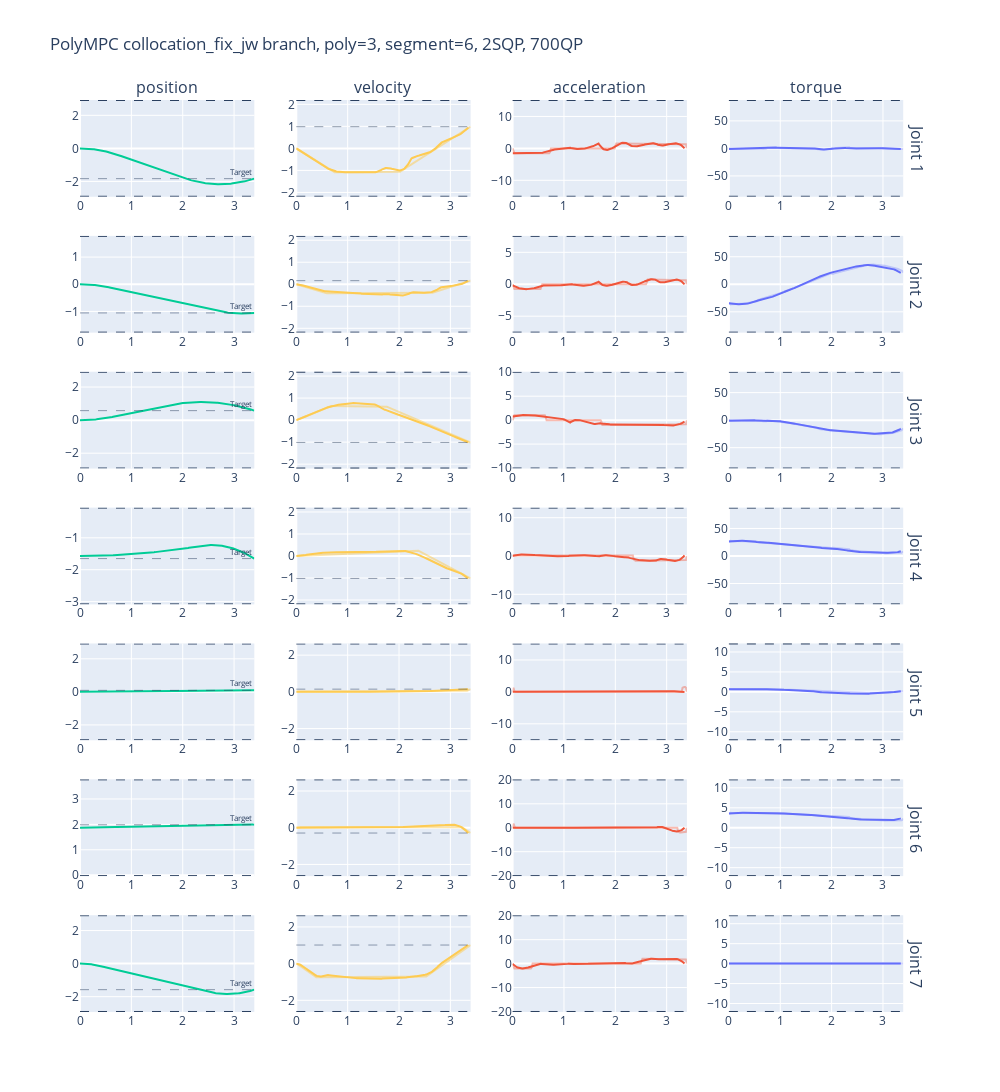

The notebook cell saved with this chart:
### Code cell
data = np.loadtxt("optimal_solution.txt")

target_state = data[0].T
target_position = target_state[1:8]
target_velocity = target_state[8:15]

data_rk = data[1:202].T
time_rk = data_rk[0]
position_rk = data_rk[1:8]
velocity_rk = data_rk[8:15]
acceleration_rk = data_rk[15:22]
torque_rk = data_rk[22:29]

data_mpc = data[202:].T
time_mpc = data_mpc[0]
position_mpc = data_mpc[1:8]
velocity_mpc = data_mpc[8:15]
acceleration_mpc = data_mpc[15:22]
torque_mpc = data_mpc[22:29]


position_limit = np.array([[-2.8973, -1.7628, -2.8973, -3.0718, -2.8973, -0.0175, -2.8973], 
                          [2.8973, 1.7628, 2.8973, -0.0698, 2.8973, 3.7525, 2.8973]])

velocity_limit = np.array([2.1750, 2.1750, 2.1750, 2.1750, 2.6100, 2.6100, 2.6100])

acceleration_limit = np.array([15.0, 7.5, 10.0, 12.5, 15.0, 20.0, 20.0])

torque_limit = np.array([87, 87, 87, 87, 12, 12, 12])

colors = px.colors.qualitative.Plotly
fig = make_subplots(rows=7, cols=4, column_titles=["position", "velocity", "acceleration", "torque"], row_titles=["Joint 1", "Joint 2", "Joint 3", "Joint 4", "Joint 5", "Joint 6", "Joint 7"])

for i in range(7):

    # Plot position trajectory, limit and target
    # fig.add_trace(
    # go.Scatter(x=time_mpc, y=position_mpc[i, :], line_color=colors[2]),
    # row=i+1, col=1 )

    fig.add_trace(
    go.Scatter(x=time_rk, y=position_rk[i, :], opacity=1, line_color=colors[2]),
    row=i+1, col=1 )

    fig.add_hline(y=target_position[i],
    row=i+1, col=1, line_dash="dash", line_width=0.5, annotation_text="Target", annotation_font_size=8)

    fig.add_hline(y=position_limit[0, i],
    row=i+1, col=1, line_dash="dash", line_width=1)

    fig.add_hline(y=position_limit[1, i],
    row=i+1, col=1, line_dash="dash", line_width=1)

    # Plot velocitiy trajectory, limit and target
    fig.add_trace(
    go.Scatter(x=time_mpc, y=velocity_mpc[i, :], line_color=colors[9]),
    row=i+1, col=2 )

    fig.add_trace(
    go.Scatter(x=time_rk, y=velocity_rk[i, :], opacity=0.5, line_color=colors[9]),
    row=i+1, col=2 )

    fig.add_hline(y=target_velocity[i],
    row=i+1, col=2, line_dash="dash", line_width=0.5)

    fig.add_hline(y=velocity_limit[i],
    row=i+1, col=2, line_dash="dash", line_width=1)

    fig.add_hline(y=-velocity_limit[i],
    row=i+1, col=2, line_dash="dash", line_width=1)

    # Plot acceleration trajectory and limit
    fig.add_trace(
    go.Scatter(x=time_mpc, y=acceleration_mpc[i, :], line_color=colors[1]),
    row=i+1, col=3 )

    fig.add_trace(
    go.Scatter(x=time_rk, y=acceleration_rk[i, :], opacity=0.4, line_color=colors[1]),
    row=i+1, col=3 )

    fig.add_hline(y=acceleration_limit[i],
    row=i+1, col=3, line_dash="dash", line_width=1)

    fig.add_hline(y=-acceleration_limit[i],
    row=i+1, col=3, line_dash="dash", line_width=1)

    # Plot torque , limit and target
    fig.add_trace(
    go.Scatter(x=time_mpc, y=torque_mpc[i, :], line_color=colors[0]),
    row=i+1, col=4 )

    fig.add_trace(
    go.Scatter(x=time_rk, y=torque_rk[i, :], opacity=0.3, line_color=colors[0]),
    row=i+1, col=4 )

    fig.add_hline(y=torque_limit[i],
    row=i+1, col=4, line_dash="dash", line_width=1)

    fig.add_hline(y=-torque_limit[i],
    row=i+1, col=4, line_dash="dash", line_width=1)
    
fig.update_layout(height=2000, width=1000, title_text="PolyMPC collocation_fix_jw branch, poly=3, segment=6, 2SQP, 700QP")
fig.update(layout_showlegend=False)
fig.show()

### Figure 1 — Plotly figure (JSON) as saved in the notebook; plotly's stock layout.template omitted (floating-point values rounded to 4 significant figures; data arrays with more than 128 entries replaced by an {"elided": "..."} marker saying what was removed)
{"data": [{"line": {"color": "#00CC96"}, "opacity": 1, "type": "scatter", "x": {"elided": "201 float values"}, "xaxis": "x", "y": {"elided": "201 float values"}, "yaxis": "y"}, {"line": {"color": "#FECB52"}, "type": "scatter", "x": {"elided": "201 float values"}, "xaxis": "x2", "y": {"elided": "201 float values"}, "yaxis": "y2"}, {"line": {"color": "#FECB52"}, "opacity": 0.5, "type": "scatter", "x": {"elided": "201 float values"}, "xaxis": "x2", "y": {"elided": "201 float values"}, "yaxis": "y2"}, {"line": {"color": "#EF553B"}, "type": "scatter", "x": {"elided": "201 float values"}, "xaxis": "x3", "y": {"elided": "201 float values"}, "yaxis": "y3"}, {"line": {"color": "#EF553B"}, "opacity": 0.4, "type": "scatter", "x": {"elided": "201 float values"}, "xaxis": "x3", "y": {"elided": "201 float values"}, "yaxis": "y3"}, {"line": {"color": "#636EFA"}, "type": "scatter", "x": {"elided": "201 float values"}, "xaxis": "x4", "y": {"elided": "201 float values"}, "yaxis": "y4"}, {"line": {"color": "#636EFA"}, "opacity": 0.3, "type": "scatter", "x": {"elided": "201 float values"}, "xaxis": "x4", "y": {"elided": "201 float values"}, "yaxis": "y4"}, {"line": {"color": "#00CC96"}, "opacity": 1, "type": "scatter", "x": {"elided": "201 float values"}, "xaxis": "x5", "y": {"elided": "201 float values"}, "yaxis": "y5"}, {"line": {"color": "#FECB52"}, "type": "scatter", "x": {"elided": "201 float values"}, "xaxis": "x6", "y": {"elided": "201 float values"}, "yaxis": "y6"}, {"line": {"color": "#FECB52"}, "opacity": 0.5, "type": "scatter", "x": {"elided": "201 float values"}, "xaxis": "x6", "y": {"elided": "201 float values"}, "yaxis": "y6"}, {"line": {"color": "#EF553B"}, "type": "scatter", "x": {"elided": "201 float values"}, "xaxis": "x7", "y": {"elided": "201 float values"}, "yaxis": "y7"}, {"line": {"color": "#EF553B"}, "opacity": 0.4, "type": "scatter", "x": {"elided": "201 float values"}, "xaxis": "x7", "y": {"elided": "201 float values"}, "yaxis": "y7"}, {"line": {"color": "#636EFA"}, "type": "scatter", "x": {"elided": "201 float values"}, "xaxis": "x8", "y": {"elided": "201 float values"}, "yaxis": "y8"}, {"line": {"color": "#636EFA"}, "opacity": 0.3, "type": "scatter", "x": {"elided": "201 float values"}, "xaxis": "x8", "y": {"elided": "201 float values"}, "yaxis": "y8"}, {"line": {"color": "#00CC96"}, "opacity": 1, "type": "scatter", "x": {"elided": "201 float values"}, "xaxis": "x9", "y": {"elided": "201 float values"}, "yaxis": "y9"}, {"line": {"color": "#FECB52"}, "type": "scatter", "x": {"elided": "201 float values"}, "xaxis": "x10", "y": {"elided": "201 float values"}, "yaxis": "y10"}, {"line": {"color": "#FECB52"}, "opacity": 0.5, "type": "scatter", "x": {"elided": "201 float values"}, "xaxis": "x10", "y": {"elided": "201 float values"}, "yaxis": "y10"}, {"line": {"color": "#EF553B"}, "type": "scatter", "x": {"elided": "201 float values"}, "xaxis": "x11", "y": {"elided": "201 float values"}, "yaxis": "y11"}, {"line": {"color": "#EF553B"}, "opacity": 0.4, "type": "scatter", "x": {"elided": "201 float values"}, "xaxis": "x11", "y": {"elided": "201 float values"}, "yaxis": "y11"}, {"line": {"color": "#636EFA"}, "type": "scatter", "x": {"elided": "201 float values"}, "xaxis": "x12", "y": {"elided": "201 float values"}, "yaxis": "y12"}, {"line": {"color": "#636EFA"}, "opacity": 0.3, "type": "scatter", "x": {"elided": "201 float values"}, "xaxis": "x12", "y": {"elided": "201 float values"}, "yaxis": "y12"}, {"line": {"color": "#00CC96"}, "opacity": 1, "type": "scatter", "x": {"elided": "201 float values"}, "xaxis": "x13", "y": {"elided": "201 float values"}, "yaxis": "y13"}, {"line": {"color": "#FECB52"}, "type": "scatter", "x": {"elided": "201 float values"}, "xaxis": "x14", "y": {"elided": "201 float values"}, "yaxis": "y14"}, {"line": {"color": "#FECB52"}, "opacity": 0.5, "type": "scatter", "x": {"elided": "201 float values"}, "xaxis": "x14", "y": {"elided": "201 float values"}, "yaxis": "y14"}, {"line": {"color": "#EF553B"}, "type": "scatter", "x": {"elided": "201 float values"}, "xaxis": "x15", "y": {"elided": "201 float values"}, "yaxis": "y15"}, {"line": {"color": "#EF553B"}, "opacity": 0.4, "type": "scatter", "x": {"elided": "201 float values"}, "xaxis": "x15", "y": {"elided": "201 float values"}, "yaxis": "y15"}, {"line": {"color": "#636EFA"}, "type": "scatter", "x": {"elided": "201 float values"}, "xaxis": "x16", "y": {"elided": "201 float values"}, "yaxis": "y16"}, {"line": {"color": "#636EFA"}, "opacity": 0.3, "type": "scatter", "x": {"elided": "201 float values"}, "xaxis": "x16", "y": {"elided": "201 float values"}, "yaxis": "y16"}, {"line": {"color": "#00CC96"}, "opacity": 1, "type": "scatter", "x": {"elided": "201 float values"}, "xaxis": "x17", "y": {"elided": "201 float values"}, "yaxis": "y17"}, {"line": {"color": "#FECB52"}, "type": "scatter", "x": {"elided": "201 float values"}, "xaxis": "x18", "y": {"elided": "201 float values"}, "yaxis": "y18"}, {"line": {"color": "#FECB52"}, "opacity": 0.5, "type": "scatter", "x": {"elided": "201 float values"}, "xaxis": "x18", "y": {"elided": "201 float values"}, "yaxis": "y18"}, {"line": {"color": "#EF553B"}, "type": "scatter", "x": {"elided": "201 float values"}, "xaxis": "x19", "y": {"elided": "201 float values"}, "yaxis": "y19"}, {"line": {"color": "#EF553B"}, "opacity": 0.4, "type": "scatter", "x": {"elided": "201 float values"}, "xaxis": "x19", "y": {"elided": "201 float values"}, "yaxis": "y19"}, {"line": {"color": "#636EFA"}, "type": "scatter", "x": {"elided": "201 float values"}, "xaxis": "x20", "y": {"elided": "201 float values"}, "yaxis": "y20"}, {"line": {"color": "#636EFA"}, "opacity": 0.3, "type": "scatter", "x": {"elided": "201 float values"}, "xaxis": "x20", "y": {"elided": "201 float values"}, "yaxis": "y20"}, {"line": {"color": "#00CC96"}, "opacity": 1, "type": "scatter", "x": {"elided": "201 float values"}, "xaxis": "x21", "y": {"elided": "201 float values"}, "yaxis": "y21"}, {"line": {"color": "#FECB52"}, "type": "scatter", "x": {"elided": "201 float values"}, "xaxis": "x22", "y": {"elided": "201 float values"}, "yaxis": "y22"}, {"line": {"color": "#FECB52"}, "opacity": 0.5, "type": "scatter", "x": {"elided": "201 float values"}, "xaxis": "x22", "y": {"elided": "201 float values"}, "yaxis": "y22"}, {"line": {"color": "#EF553B"}, "type": "scatter", "x": {"elided": "201 float values"}, "xaxis": "x23", "y": {"elided": "201 float values"}, "yaxis": "y23"}, {"line": {"color": "#EF553B"}, "opacity": 0.4, "type": "scatter", "x": {"elided": "201 float values"}, "xaxis": "x23", "y": {"elided": "201 float values"}, "yaxis": "y23"}, {"line": {"color": "#636EFA"}, "type": "scatter", "x": {"elided": "201 float values"}, "xaxis": "x24", "y": {"elided": "201 float values"}, "yaxis": "y24"}, {"line": {"color": "#636EFA"}, "opacity": 0.3, "type": "scatter", "x": {"elided": "201 float values"}, "xaxis": "x24", "y": {"elided": "201 float values"}, "yaxis": "y24"}, {"line": {"color": "#00CC96"}, "opacity": 1, "type": "scatter", "x": {"elided": "201 float values"}, "xaxis": "x25", "y": {"elided": "201 float values"}, "yaxis": "y25"}, {"line": {"color": "#FECB52"}, "type": "scatter", "x": {"elided": "201 float values"}, "xaxis": "x26", "y": {"elided": "201 float values"}, "yaxis": "y26"}, {"line": {"color": "#FECB52"}, "opacity": 0.5, "type": "scatter", "x": {"elided": "201 float values"}, "xaxis": "x26", "y": {"elided": "201 float values"}, "yaxis": "y26"}, {"line": {"color": "#EF553B"}, "type": "scatter", "x": {"elided": "201 float values"}, "xaxis": "x27", "y": {"elided": "201 float values"}, "yaxis": "y27"}, {"line": {"color": "#EF553B"}, "opacity": 0.4, "type": "scatter", "x": {"elided": "201 float values"}, "xaxis": "x27", "y": {"elided": "201 float values"}, "yaxis": "y27"}, {"line": {"color": "#636EFA"}, "type": "scatter", "x": {"elided": "201 float values"}, "xaxis": "x28", "y": {"elided": "201 float values"}, "yaxis": "y28"}, {"line": {"color": "#636EFA"}, "opacity": 0.3, "type": "scatter", "x": {"elided": "201 float values"}, "xaxis": "x28", "y": {"elided": "201 float values"}, "yaxis": "y28"}], "layout": {"annotations": [{"font": {"size": 16}, "showarrow": false, "text": "position", "x": 0.1037, "xanchor": "center", "xref": "paper", "y": 1, "yanchor": "bottom", "yref": "paper"}, {"font": {"size": 16}, "showarrow": false, "text": "velocity", "x": 0.3612, "xanchor": "center", "xref": "paper", "y": 1, "yanchor": "bottom", "yref": "paper"}, {"font": {"size": 16}, "showarrow": false, "text": "acceleration", "x": 0.6188, "xanchor": "center", "xref": "paper", "y": 1, "yanchor": "bottom", "yref": "paper"}, {"font": {"size": 16}, "showarrow": false, "text": "torque", "x": 0.8762, "xanchor": "center", "xref": "paper", "y": 1, "yanchor": "bottom", "yref": "paper"}, {"font": {"size": 16}, "showarrow": false, "text": "Joint 1", "textangle": 90, "x": 0.98, "xanchor": "left", "xref": "paper", "y": 0.9469, "yanchor": "middle", "yref": "paper"}, {"font": {"size": 16}, "showarrow": false, "text": "Joint 2", "textangle": 90, "x": 0.98, "xanchor": "left", "xref": "paper", "y": 0.798, "yanchor": "middle", "yref": "paper"}, {"font": {"size": 16}, "showarrow": false, "text": "Joint 3", "textangle": 90, "x": 0.98, "xanchor": "left", "xref": "paper", "y": 0.649, "yanchor": "middle", "yref": "paper"}, {"font": {"size": 16}, "showarrow": false, "text": "Joint 4", "textangle": 90, "x": 0.98, "xanchor": "left", "xref": "paper", "y": 0.5, "yanchor": "middle", "yref": "paper"}, {"font": {"size": 16}, "showarrow": false, "text": "Joint 5", "textangle": 90, "x": 0.98, "xanchor": "left", "xref": "paper", "y": 0.351, "yanchor": "middle", "yref": "paper"}, {"font": {"size": 16}, "showarrow": false, "text": "Joint 6", "textangle": 90, "x": 0.98, "xanchor": "left", "xref": "paper", "y": 0.202, "yanchor": "middle", "yref": "paper"}, {"font": {"size": 16}, "showarrow": false, "text": "Joint 7", "textangle": 90, "x": 0.98, "xanchor": "left", "xref": "paper", "y": 0.05306, "yanchor": "middle", "yref": "paper"}, {"font": {"size": 8}, "showarrow": false, "text": "Target", "x": 1, "xanchor": "right", "xref": "x domain", "y": -1.831, "yanchor": "bottom", "yref": "y"}, {"font": {"size": 8}, "showarrow": false, "text": "Target", "x": 1, "xanchor": "right", "xref": "x5 domain", "y": -1.055, "yanchor": "bottom", "yref": "y5"}, {"font": {"size": 8}, "showarrow": false, "text": "Target", "x": 1, "xanchor": "right", "xref": "x9 domain", "y": 0.5741, "yanchor": "bottom", "yref": "y9"}, {"font": {"size": 8}, "showarrow": false, "text": "Target", "x": 1, "xanchor": "right", "xref": "x13 domain", "y": -1.652, "yanchor": "bottom", "yref": "y13"}, {"font": {"size": 8}, "showarrow": false, "text": "Target", "x": 1, "xanchor": "right", "xref": "x17 domain", "y": 0.09129, "yanchor": "bottom", "yref": "y17"}, {"font": {"size": 8}, "showarrow": false, "text": "Target", "x": 1, "xanchor": "right", "xref": "x21 domain", "y": 1.985, "yanchor": "bottom", "yref": "y21"}, {"font": {"size": 8}, "showarrow": false, "text": "Target", "x": 1, "xanchor": "right", "xref": "x25 domain", "y": -1.576, "yanchor": "bottom", "yref": "y25"}], "height": 2000, "shapes": [{"line": {"dash": "dash", "width": 0.5}, "type": "line", "x0": 0, "x1": 1, "xref": "x domain", "y0": -1.831, "y1": -1.831, "yref": "y"}, {"line": {"dash": "dash", "width": 1}, "type": "line", "x0": 0, "x1": 1, "xref": "x domain", "y0": -2.897, "y1": -2.897, "yref": "y"}, {"line": {"dash": "dash", "width": 1}, "type": "line", "x0": 0, "x1": 1, "xref": "x domain", "y0": 2.897, "y1": 2.897, "yref": "y"}, {"line": {"dash": "dash", "width": 0.5}, "type": "line", "x0": 0, "x1": 1, "xref": "x2 domain", "y0": 0.9868, "y1": 0.9868, "yref": "y2"}, {"line": {"dash": "dash", "width": 1}, "type": "line", "x0": 0, "x1": 1, "xref": "x2 domain", "y0": 2.175, "y1": 2.175, "yref": "y2"}, {"line": {"dash": "dash", "width": 1}, "type": "line", "x0": 0, "x1": 1, "xref": "x2 domain", "y0": -2.175, "y1": -2.175, "yref": "y2"}, {"line": {"dash": "dash", "width": 1}, "type": "line", "x0": 0, "x1": 1, "xref": "x3 domain", "y0": 15, "y1": 15, "yref": "y3"}, {"line": {"dash": "dash", "width": 1}, "type": "line", "x0": 0, "x1": 1, "xref": "x3 domain", "y0": -15, "y1": -15, "yref": "y3"}, {"line": {"dash": "dash", "width": 1}, "type": "line", "x0": 0, "x1": 1, "xref": "x4 domain", "y0": 87, "y1": 87, "yref": "y4"}, {"line": {"dash": "dash", "width": 1}, "type": "line", "x0": 0, "x1": 1, "xref": "x4 domain", "y0": -87, "y1": -87, "yref": "y4"}, {"line": {"dash": "dash", "width": 0.5}, "type": "line", "x0": 0, "x1": 1, "xref": "x5 domain", "y0": -1.055, "y1": -1.055, "yref": "y5"}, {"line": {"dash": "dash", "width": 1}, "type": "line", "x0": 0, "x1": 1, "xref": "x5 domain", "y0": -1.763, "y1": -1.763, "yref": "y5"}, {"line": {"dash": "dash", "width": 1}, "type": "line", "x0": 0, "x1": 1, "xref": "x5 domain", "y0": 1.763, "y1": 1.763, "yref": "y5"}, {"line": {"dash": "dash", "width": 0.5}, "type": "line", "x0": 0, "x1": 1, "xref": "x6 domain", "y0": 0.1635, "y1": 0.1635, "yref": "y6"}, {"line": {"dash": "dash", "width": 1}, "type": "line", "x0": 0, "x1": 1, "xref": "x6 domain", "y0": 2.175, "y1": 2.175, "yref": "y6"}, {"line": {"dash": "dash", "width": 1}, "type": "line", "x0": 0, "x1": 1, "xref": "x6 domain", "y0": -2.175, "y1": -2.175, "yref": "y6"}, {"line": {"dash": "dash", "width": 1}, "type": "line", "x0": 0, "x1": 1, "xref": "x7 domain", "y0": 7.5, "y1": 7.5, "yref": "y7"}, {"line": {"dash": "dash", "width": 1}, "type": "line", "x0": 0, "x1": 1, "xref": "x7 domain", "y0": -7.5, "y1": -7.5, "yref": "y7"}, {"line": {"dash": "dash", "width": 1}, "type": "line", "x0": 0, "x1": 1, "xref": "x8 domain", "y0": 87, "y1": 87, "yref": "y8"}, {"line": {"dash": "dash", "width": 1}, "type": "line", "x0": 0, "x1": 1, "xref": "x8 domain", "y0": -87, "y1": -87, "yref": "y8"}, {"line": {"dash": "dash", "width": 0.5}, "type": "line", "x0": 0, "x1": 1, "xref": "x9 domain", "y0": 0.5741, "y1": 0.5741, "yref": "y9"}, {"line": {"dash": "dash", "width": 1}, "type": "line", "x0": 0, "x1": 1, "xref": "x9 domain", "y0": -2.897, "y1": -2.897, "yref": "y9"}, {"line": {"dash": "dash", "width": 1}, "type": "line", "x0": 0, "x1": 1, "xref": "x9 domain", "y0": 2.897, "y1": 2.897, "yref": "y9"}, {"line": {"dash": "dash", "width": 0.5}, "type": "line", "x0": 0, "x1": 1, "xref": "x10 domain", "y0": -1.013, "y1": -1.013, "yref": "y10"}, {"line": {"dash": "dash", "width": 1}, "type": "line", "x0": 0, "x1": 1, "xref": "x10 domain", "y0": 2.175, "y1": 2.175, "yref": "y10"}, {"line": {"dash": "dash", "width": 1}, "type": "line", "x0": 0, "x1": 1, "xref": "x10 domain", "y0": -2.175, "y1": -2.175, "yref": "y10"}, {"line": {"dash": "dash", "width": 1}, "type": "line", "x0": 0, "x1": 1, "xref": "x11 domain", "y0": 10, "y1": 10, "yref": "y11"}, {"line": {"dash": "dash", "width": 1}, "type": "line", "x0": 0, "x1": 1, "xref": "x11 domain", "y0": -10, "y1": -10, "yref": "y11"}, {"line": {"dash": "dash", "width": 1}, "type": "line", "x0": 0, "x1": 1, "xref": "x12 domain", "y0": 87, "y1": 87, "yref": "y12"}, {"line": {"dash": "dash", "width": 1}, "type": "line", "x0": 0, "x1": 1, "xref": "x12 domain", "y0": -87, "y1": -87, "yref": "y12"}, {"line": {"dash": "dash", "width": 0.5}, "type": "line", "x0": 0, "x1": 1, "xref": "x13 domain", "y0": -1.652, "y1": -1.652, "yref": "y13"}, {"line": {"dash": "dash", "width": 1}, "type": "line", "x0": 0, "x1": 1, "xref": "x13 domain", "y0": -3.072, "y1": -3.072, "yref": "y13"}, {"line": {"dash": "dash", "width": 1}, "type": "line", "x0": 0, "x1": 1, "xref": "x13 domain", "y0": -0.0698, "y1": -0.0698, "yref": "y13"}, {"line": {"dash": "dash", "width": 0.5}, "type": "line", "x0": 0, "x1": 1, "xref": "x14 domain", "y0": -1.019, "y1": -1.019, "yref": "y14"}, {"line": {"dash": "dash", "width": 1}, "type": "line", "x0": 0, "x1": 1, "xref": "x14 domain", "y0": 2.175, "y1": 2.175, "yref": "y14"}, {"line": {"dash": "dash", "width": 1}, "type": "line", "x0": 0, "x1": 1, "xref": "x14 domain", "y0": -2.175, "y1": -2.175, "yref": "y14"}, {"line": {"dash": "dash", "width": 1}, "type": "line", "x0": 0, "x1": 1, "xref": "x15 domain", "y0": 12.5, "y1": 12.5, "yref": "y15"}, {"line": {"dash": "dash", "width": 1}, "type": "line", "x0": 0, "x1": 1, "xref": "x15 domain", "y0": -12.5, "y1": -12.5, "yref": "y15"}, {"line": {"dash": "dash", "width": 1}, "type": "line", "x0": 0, "x1": 1, "xref": "x16 domain", "y0": 87, "y1": 87, "yref": "y16"}, {"line": {"dash": "dash", "width": 1}, "type": "line", "x0": 0, "x1": 1, "xref": "x16 domain", "y0": -87, "y1": -87, "yref": "y16"}, {"line": {"dash": "dash", "width": 0.5}, "type": "line", "x0": 0, "x1": 1, "xref": "x17 domain", "y0": 0.09129, "y1": 0.09129, "yref": "y17"}, {"line": {"dash": "dash", "width": 1}, "type": "line", "x0": 0, "x1": 1, "xref": "x17 domain", "y0": -2.897, "y1": -2.897, "yref": "y17"}, {"line": {"dash": "dash", "width": 1}, "type": "line", "x0": 0, "x1": 1, "xref": "x17 domain", "y0": 2.897, "y1": 2.897, "yref": "y17"}, {"line": {"dash": "dash", "width": 0.5}, "type": "line", "x0": 0, "x1": 1, "xref": "x18 domain", "y0": 0.1481, "y1": 0.1481, "yref": "y18"}, {"line": {"dash": "dash", "width": 1}, "type": "line", "x0": 0, "x1": 1, "xref": "x18 domain", "y0": 2.61, "y1": 2.61, "yref": "y18"}, {"line": {"dash": "dash", "width": 1}, "type": "line", "x0": 0, "x1": 1, "xref": "x18 domain", "y0": -2.61, "y1": -2.61, "yref": "y18"}, {"line": {"dash": "dash", "width": 1}, "type": "line", "x0": 0, "x1": 1, "xref": "x19 domain", "y0": 15, "y1": 15, "yref": "y19"}, {"line": {"dash": "dash", "width": 1}, "type": "line", "x0": 0, "x1": 1, "xref": "x19 domain", "y0": -15, "y1": -15, "yref": "y19"}, {"line": {"dash": "dash", "width": 1}, "type": "line", "x0": 0, "x1": 1, "xref": "x20 domain", "y0": 12, "y1": 12, "yref": "y20"}, {"line": {"dash": "dash", "width": 1}, "type": "line", "x0": 0, "x1": 1, "xref": "x20 domain", "y0": -12, "y1": -12, "yref": "y20"}, {"line": {"dash": "dash", "width": 0.5}, "type": "line", "x0": 0, "x1": 1, "xref": "x21 domain", "y0": 1.985, "y1": 1.985, "yref": "y21"}, {"line": {"dash": "dash", "width": 1}, "type": "line", "x0": 0, "x1": 1, "xref": "x21 domain", "y0": -0.0175, "y1": -0.0175, "yref": "y21"}, {"line": {"dash": "dash", "width": 1}, "type": "line", "x0": 0, "x1": 1, "xref": "x21 domain", "y0": 3.752, "y1": 3.752, "yref": "y21"}, {"line": {"dash": "dash", "width": 0.5}, "type": "line", "x0": 0, "x1": 1, "xref": "x22 domain", "y0": -0.2888, "y1": -0.2888, "yref": "y22"}, {"line": {"dash": "dash", "width": 1}, "type": "line", "x0": 0, "x1": 1, "xref": "x22 domain", "y0": 2.61, "y1": 2.61, "yref": "y22"}, {"line": {"dash": "dash", "width": 1}, "type": "line", "x0": 0, "x1": 1, "xref": "x22 domain", "y0": -2.61, "y1": -2.61, "yref": "y22"}, {"line": {"dash": "dash", "width": 1}, "type": "line", "x0": 0, "x1": 1, "xref": "x23 domain", "y0": 20, "y1": 20, "yref": "y23"}, {"line": {"dash": "dash", "width": 1}, "type": "line", "x0": 0, "x1": 1, "xref": "x23 domain", "y0": -20, "y1": -20, "yref": "y23"}, {"line": {"dash": "dash", "width": 1}, "type": "line", "x0": 0, "x1": 1, "xref": "x24 domain", "y0": 12, "y1": 12, "yref": "y24"}, {"line": {"dash": "dash", "width": 1}, "type": "line", "x0": 0, "x1": 1, "xref": "x24 domain", "y0": -12, "y1": -12, "yref": "y24"}, {"line": {"dash": "dash", "width": 0.5}, "type": "line", "x0": 0, "x1": 1, "xref": "x25 domain", "y0": -1.576, "y1": -1.576, "yref": "y25"}, {"line": {"dash": "dash", "width": 1}, "type": "line", "x0": 0, "x1": 1, "xref": "x25 domain", "y0": -2.897, "y1": -2.897, "yref": "y25"}, {"line": {"dash": "dash", "width": 1}, "type": "line", "x0": 0, "x1": 1, "xref": "x25 domain", "y0": 2.897, "y1": 2.897, "yref": "y25"}, {"line": {"dash": "dash", "width": 0.5}, "type": "line", "x0": 0, "x1": 1, "xref": "x26 domain", "y0": 1.011, "y1": 1.011, "yref": "y26"}, {"line": {"dash": "dash", "width": 1}, "type": "line", "x0": 0, "x1": 1, "xref": "x26 domain", "y0": 2.61, "y1": 2.61, "yref": "y26"}, {"line": {"dash": "dash", "width": 1}, "type": "line", "x0": 0, "x1": 1, "xref": "x26 domain", "y0": -2.61, "y1": -2.61, "yref": "y26"}, {"line": {"dash": "dash", "width": 1}, "type": "line", "x0": 0, "x1": 1, "xref": "x27 domain", "y0": 20, "y1": 20, "yref": "y27"}, {"line": {"dash": "dash", "width": 1}, "type": "line", "x0": 0, "x1": 1, "xref": "x27 domain", "y0": -20, "y1": -20, "yref": "y27"}, {"line": {"dash": "dash", "width": 1}, "type": "line", "x0": 0, "x1": 1, "xref": "x28 domain", "y0": 12, "y1": 12, "yref": "y28"}, {"line": {"dash": "dash", "width": 1}, "type": "line", "x0": 0, "x1": 1, "xref": "x28 domain", "y0": -12, "y1": -12, "yref": "y28"}], "showlegend": false, "title": {"text": "PolyMPC collocation_fix_jw branch, poly=3, segment=6, 2SQP, 700QP"}, "width": 1000, "xaxis": {"anchor": "y", "domain": [0, 0.2075]}, "xaxis10": {"anchor": "y10", "domain": [0.2575, 0.465]}, "xaxis11": {"anchor": "y11", "domain": [0.515, 0.7225]}, "xaxis12": {"anchor": "y12", "domain": [0.7725, 0.98]}, "xaxis13": {"anchor": "y13", "domain": [0, 0.2075]}, "xaxis14": {"anchor": "y14", "domain": [0.2575, 0.465]}, "xaxis15": {"anchor": "y15", "domain": [0.515, 0.7225]}, "xaxis16": {"anchor": "y16", "domain": [0.7725, 0.98]}, "xaxis17": {"anchor": "y17", "domain": [0, 0.2075]}, "xaxis18": {"anchor": "y18", "domain": [0.2575, 0.465]}, "xaxis19": {"anchor": "y19", "domain": [0.515, 0.7225]}, "xaxis2": {"anchor": "y2", "domain": [0.2575, 0.465]}, "xaxis20": {"anchor": "y20", "domain": [0.7725, 0.98]}, "xaxis21": {"anchor": "y21", "domain": [0, 0.2075]}, "xaxis22": {"anchor": "y22", "domain": [0.2575, 0.465]}, "xaxis23": {"anchor": "y23", "domain": [0.515, 0.7225]}, "xaxis24": {"anchor": "y24", "domain": [0.7725, 0.98]}, "xaxis25": {"anchor": "y25", "domain": [0, 0.2075]}, "xaxis26": {"anchor": "y26", "domain": [0.2575, 0.465]}, "xaxis27": {"anchor": "y27", "domain": [0.515, 0.7225]}, "xaxis28": {"anchor": "y28", "domain": [0.7725, 0.98]}, "xaxis3": {"anchor": "y3", "domain": [0.515, 0.7225]}, "xaxis4": {"anchor": "y4", "domain": [0.7725, 0.98]}, "xaxis5": {"anchor": "y5", "domain": [0, 0.2075]}, "xaxis6": {"anchor": "y6", "domain": [0.2575, 0.465]}, "xaxis7": {"anchor": "y7", "domain": [0.515, 0.7225]}, "xaxis8": {"anchor": "y8", "domain": [0.7725, 0.98]}, "xaxis9": {"anchor": "y9", "domain": [0, 0.2075]}, "yaxis": {"anchor": "x", "domain": [0.8939, 1]}, "yaxis10": {"anchor": "x10", "domain": [0.5959, 0.702]}, "yaxis11": {"anchor": "x11", "domain": [0.5959, 0.702]}, "yaxis12": {"anchor": "x12", "domain": [0.5959, 0.702]}, "yaxis13": {"anchor": "x13", "domain": [0.4469, 0.5531]}, "yaxis14": {"anchor": "x14", "domain": [0.4469, 0.5531]}, "yaxis15": {"anchor": "x15", "domain": [0.4469, 0.5531]}, "yaxis16": {"anchor": "x16", "domain": [0.4469, 0.5531]}, "yaxis17": {"anchor": "x17", "domain": [0.298, 0.4041]}, "yaxis18": {"anchor": "x18", "domain": [0.298, 0.4041]}, "yaxis19": {"anchor": "x19", "domain": [0.298, 0.4041]}, "yaxis2": {"anchor": "x2", "domain": [0.8939, 1]}, "yaxis20": {"anchor": "x20", "domain": [0.298, 0.4041]}, "yaxis21": {"anchor": "x21", "domain": [0.149, 0.2551]}, "yaxis22": {"anchor": "x22", "domain": [0.149, 0.2551]}, "yaxis23": {"anchor": "x23", "domain": [0.149, 0.2551]}, "yaxis24": {"anchor": "x24", "domain": [0.149, 0.2551]}, "yaxis25": {"anchor": "x25", "domain": [0, 0.1061]}, "yaxis26": {"anchor": "x26", "domain": [0, 0.1061]}, "yaxis27": {"anchor": "x27", "domain": [0, 0.1061]}, "yaxis28": {"anchor": "x28", "domain": [0, 0.1061]}, "yaxis3": {"anchor": "x3", "domain": [0.8939, 1]}, "yaxis4": {"anchor": "x4", "domain": [0.8939, 1]}, "yaxis5": {"anchor": "x5", "domain": [0.7449, 0.851]}, "yaxis6": {"anchor": "x6", "domain": [0.7449, 0.851]}, "yaxis7": {"anchor": "x7", "domain": [0.7449, 0.851]}, "yaxis8": {"anchor": "x8", "domain": [0.7449, 0.851]}, "yaxis9": {"anchor": "x9", "domain": [0.5959, 0.702]}}}
